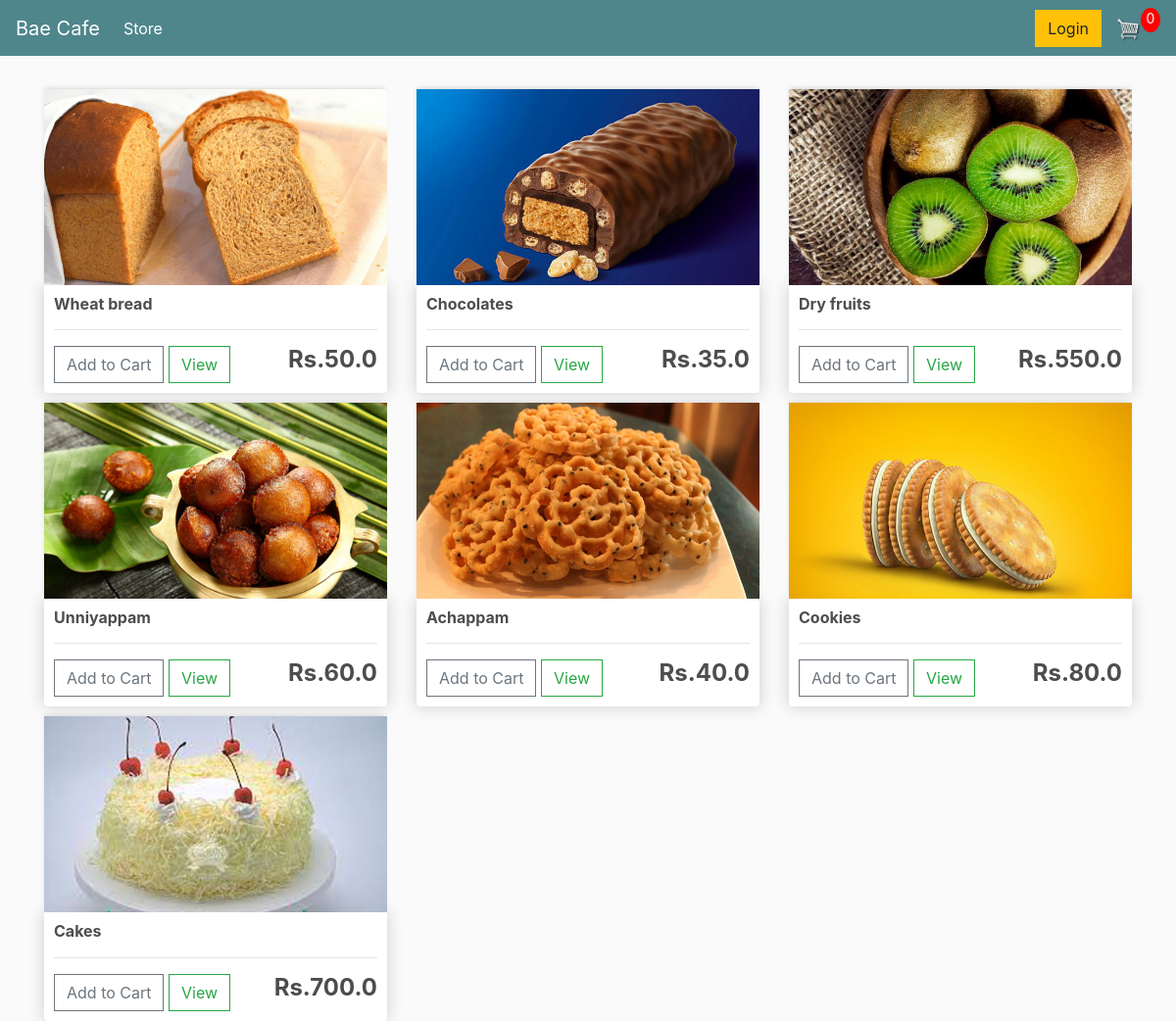
Before: / with the older database file.
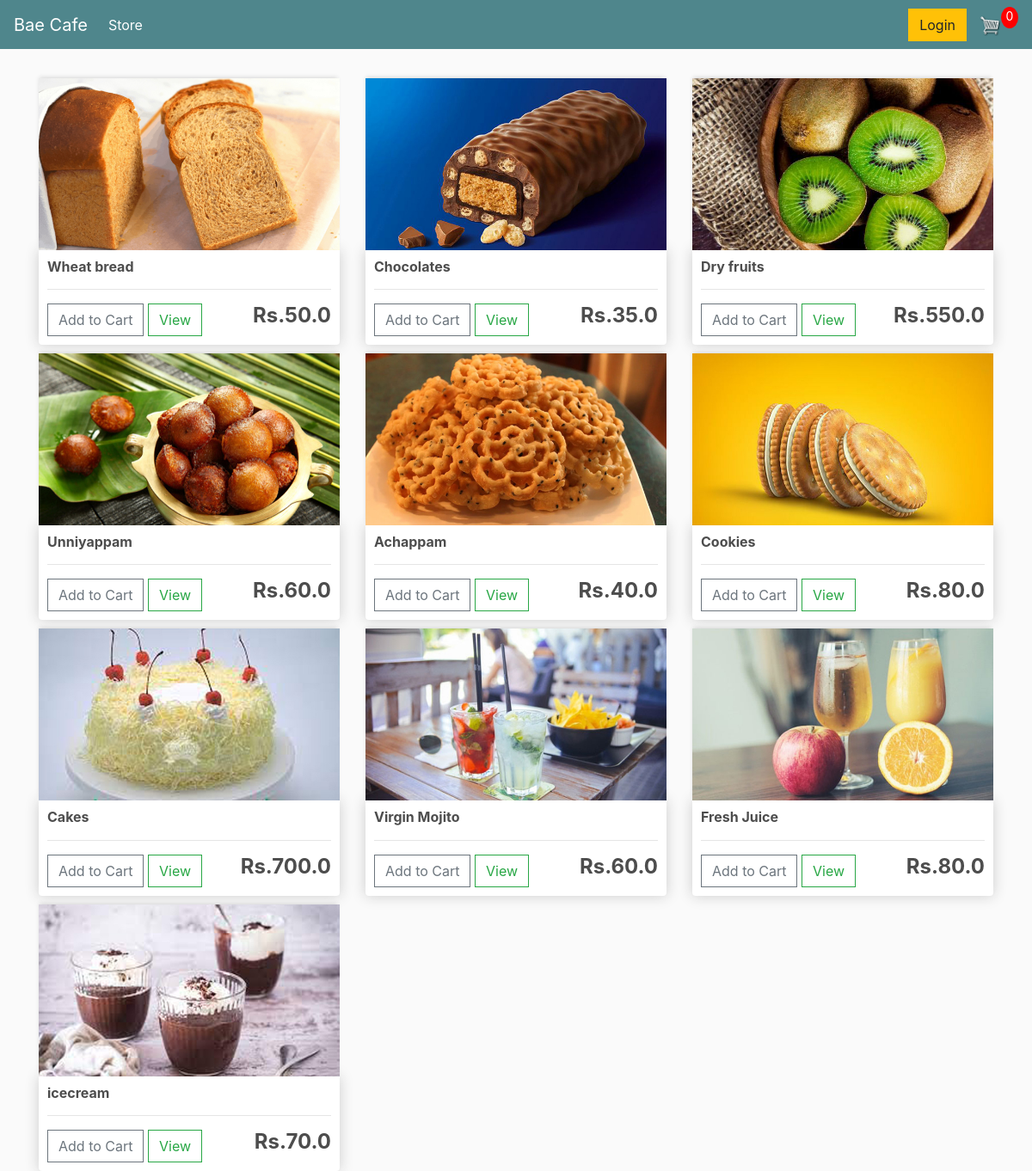
After: the same page with the newer database file.
### store/models.py (models this page shows, shortened)
class Product(models.Model):
	name = models.CharField(max_length=200)
	price = models.FloatField()
	image = models.ImageField(null=True, blank=True)
	@property
	def imageURL(self):
		try:
			url = self.image.url
		except:
			url = ''
		return url

### store/views.py (the view)
# urls.py: path('', include('store.urls')),
def store(request):
     products = Product.objects.all()
     context = {'products':products}
     return render(request, 'store/store.html', context)

### store/templates/store/store.html
{% extends 'store/main.html' %}
{% load static %}
{% block content %}
	<div class="row">
		{% for product in products %}
		<div class="col-lg-4">
			<img class="thumbnail" src="{{product.imageURL}}">
			<div class="box-element product">
				<h6><strong>{{product.name}}</strong></h6>
				<hr>
				<button data-product="{{product.id}}" data-action="add" class="btn btn-outline-secondary add-btn update-cart">Add to Cart</button>
				<a class="btn btn-outline-success" href="#">View</a>
				<h4 style="display: inline-block; float: right"><strong>Rs.{{product.price}}</strong></h4>
			</div>
		</div>
		{% endfor %}
	</div>
{% endblock content %}

Changed rows visible on the page:
added Product: imageURL (picture), name "Virgin Mojito", price "60.0"
added Product: imageURL (picture), name "Fresh Juice", price "80.0"
added Product: imageURL (picture), name "icecream", price "70.0"
